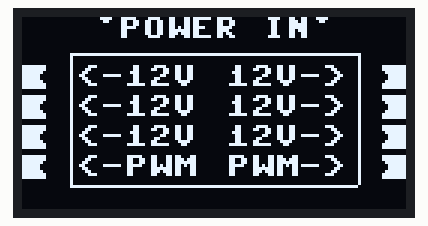
Simulated run of this program. Board: MicroPython board. Parts: 128×64 one-colour display. Library files of the repository ran but are not shown: ssd1306.py.

Above: at 0.13 s.
At 0.79 s:
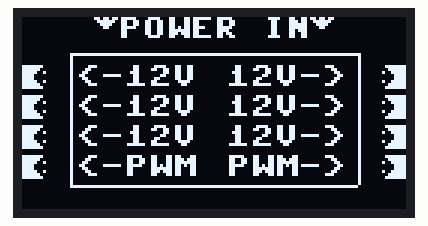

The program:

oled_ui_a.py
```python
"""一个新的UI页面"""
import time

from icon import ICON_LEFT,ICON_DOWN
from machine import Pin, SoftI2C
from libs.ssd1306 import SSD1306_I2C
i2c = SoftI2C(scl=Pin(4), sda=Pin(5),freq=400000)
# 创建 OLED 对象
oled_45 = SSD1306_I2C(width=128, height=64, i2c=i2c)
# 清屏
oled_45.fill(0)


class MenuItem:
    def __init__(self, text, icon=None, callback=None ,option=None):
        self.text = text
        self.icon = icon
        self.callback = callback

        if option["types"] == "switch":
            self.option = option

        if option["state"] == True:
            self.state = True

    def select(self):
        #当被选中， 就执行callback
        if self.callback:
            self.callback()


class Menu:
    def __init__(self,oled, menuitems, selected_index=0):
         #屏幕对象
        self.oled = oled
         #菜单集
        self.menuitems = menuitems
        #当前选中索引
        self.selected_index = selected_index

        self.FPS = 0


    def select(self):
        #选中当前菜单
        self.items[self.selected_index].select()
    def cartoon(self):
        #电源输入动画
        self.oled.icon(ICON_DOWN[self.FPS],24,0,)
        self.oled.icon(ICON_DOWN[self.FPS],128-24-8,0)

        for index, menuitem in enumerate(self.menuitems):
            #显示菜单名称
            text_x = 0
            text_x_b = 120
            text_y = 16
            text_spacing_y = 10
            if index < 4:
                if menuitem.state:
                    self.oled.icon(ICON_LEFT[self.FPS],
                                   text_x,
                                   text_y+(index)*text_spacing_y,1)
            else:
                if menuitem.state:
                    self.oled.icon_r(ICON_LEFT[self.FPS],
                                   text_x_b,
                                   text_y+(index-4)*text_spacing_y,1)


        self.oled.show()
        self.FPS +=1
        if self.FPS == 8:
            self.FPS = 0
        self.ui_basics()
    def ui_basics(self):
        # 一个UI 基础的页面
        #分割线
        for x in range(16,128-16):
            self.oled.pixel(x,12,1)
            self.oled.pixel(x,56,1)
        for y in range(12,56):
            self.oled.pixel(16,y,1)
            self.oled.pixel(128-16,y,1)
        self.oled.text("POWER IN",
                       (128 - len("POWER IN") * 8)//2,
                       0)

        for index, menuitem in enumerate(self.menuitems):
            #显示菜单名称
            text_x = 18
            text_x_b = 68
            text_y = 16
            text_spacing_y = 10
            if index < 4:
                self.oled.text(menuitem.text,
                               text_x,
                               text_y+(index)*text_spacing_y,1)
            else:
                self.oled.text(menuitem.text,
                               text_x_b,
                               text_y+(index-4)*text_spacing_y,1)

        self.oled.show()

if __name__ == '__main__':
    #实例化一个菜单
    switch = {'types':"switch",'state':True}
    menuitems = [
        MenuItem("<-12V", option = switch),
        MenuItem("<-12V", option = switch),
        MenuItem("<-12V", option = switch),
        MenuItem("<-PWM", option = switch),
        MenuItem("12V->", option = switch),
        MenuItem("12V->", option = switch),
        MenuItem("12V->", option = switch),
        MenuItem("PWM->", option = switch),
    ]
    menu = Menu(oled_45,menuitems)


    while True:
        menu.cartoon()

    
```

Source omitted: icon.py (data table, 5293 bytes)
